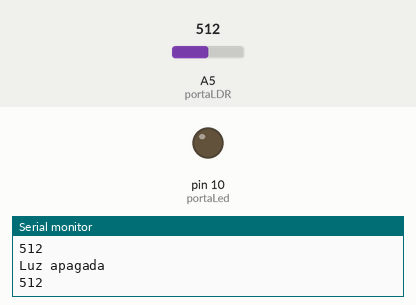
Recording of a sketch running on a simulated Arduino Uno, built with avr-gcc and run on an emulated ATmega328P. On the bench: output pins drawn as LEDs (lit = HIGH), the last lines printed to the serial monitor. The inputs (shaded band) are chosen by the test bench; at power-on: A5 (portaLDR) = 512.

Above: at 1.2 s.
1.3 s: A5 (portaLDR) set to 991
4.3 s: A5 (portaLDR) set to 1010
At 5.3 s:
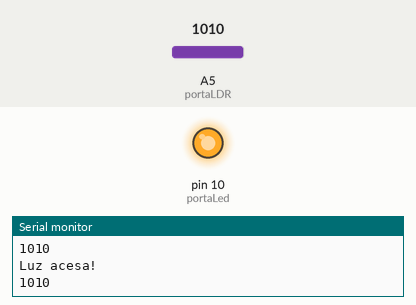
5.8 s: A5 (portaLDR) set to 990
At 6.3 s:
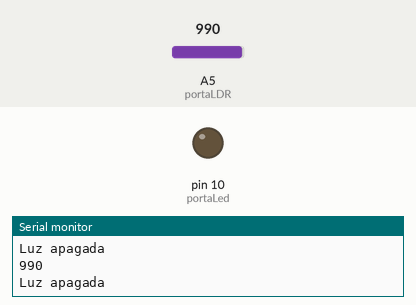
7.3 s: A5 (portaLDR) set to 1023
At 8.6 s:
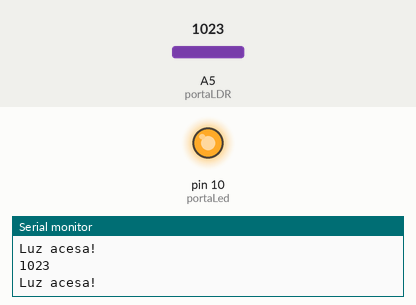
Timing chart, 0 to 9.8 s (numbered marks = the images above; inputs shaded):
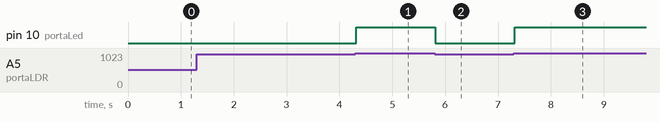

The sketch:

Lab_sensor_luminosidade.ino
```cpp
int portaLed = 10; //Porta a ser utilizada para ligar o led
int portaLDR = A5; //Porta analógica utilizada pelo LDR

void setup()
{
  Serial.begin(9600);
  pinMode(portaLed, OUTPUT); //Define a porta do Led como saída
}

void loop()
{
  int estado = analogRead(portaLDR);  //Lê o valor fornecido pelo LDR

   Serial.println(estado);
  // Caso o valor lido na porta analógica seja maior do que
  // 800, acende o LED
  // Ajuste o valor abaixo de acordo com o seu circuito
  if (estado > 1000)
  {
    digitalWrite(portaLed, HIGH);
    Serial.println("Luz acesa!");
  }
  else  //Caso contrário, apaga o led
  {
    digitalWrite(portaLed, LOW);
    Serial.println("Luz apagada");
  }
}
```

Measured:
- the behaviour switches between 1000 and 1001 on A5 (portaLDR) (found by bisection; images 0 and 1)
- after the input at 4.3 s, pin 10 (portaLed): LOW → HIGH at once
- after the input at 5.8 s, pin 10 (portaLed): HIGH → LOW at once
- after the input at 7.3 s, pin 10 (portaLed): LOW → HIGH at once
